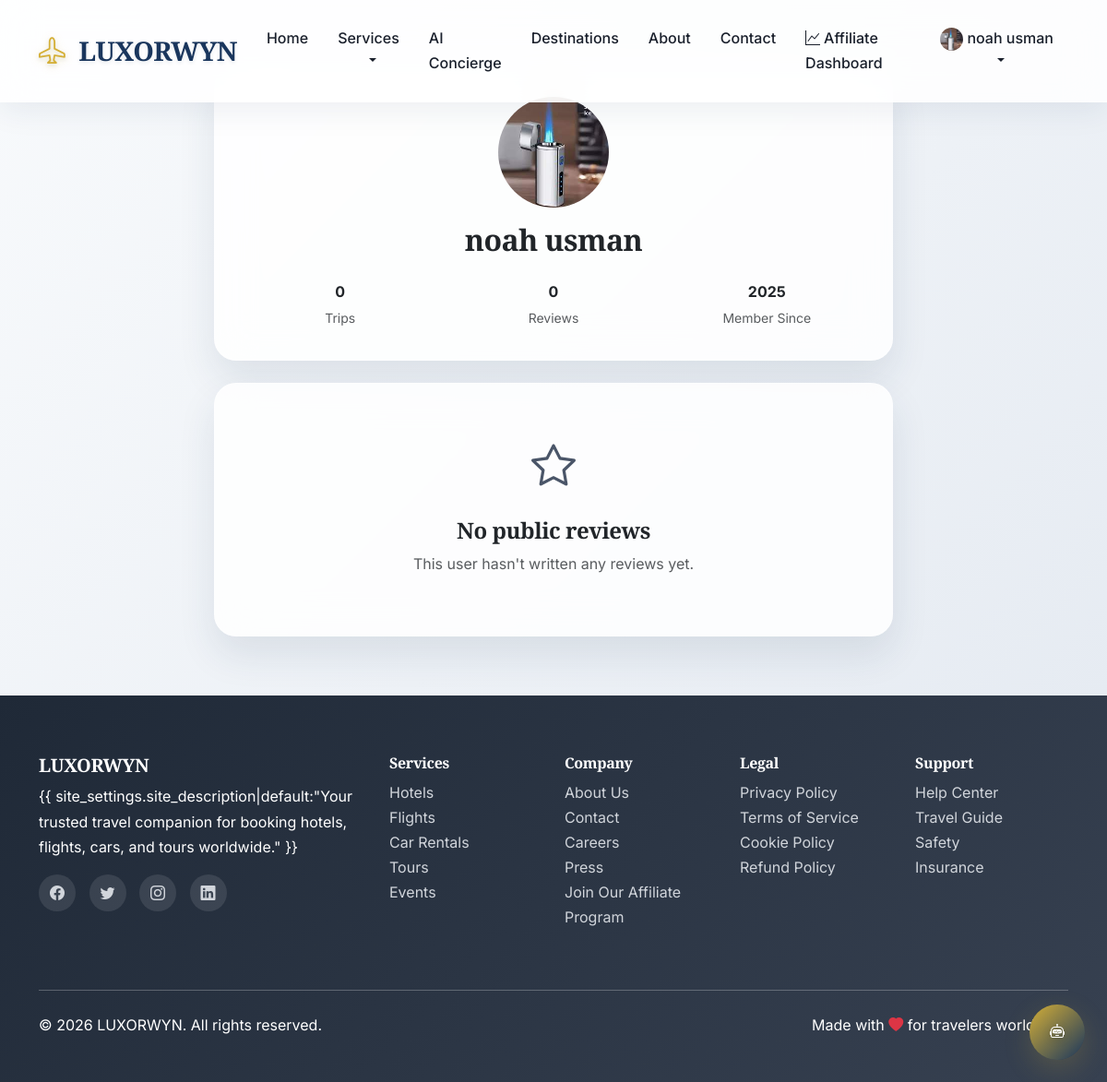
Page /users/public/1/ (signed in) on the committed database.
### core/models.py (models this page shows, shortened)
class SiteSettings(models.Model):
    site_name = models.CharField(max_length=100, default="TravelHub")
    site_description = models.CharField( max_length=500, default="your best travel service")
    default_currency = models.ForeignKey(Currency, on_delete=models.SET_NULL, null=True)
    default_language = models.CharField(max_length=5, default='en')
    commission_rate = models.DecimalField(max_digits=5, decimal_places=2, default=10.0)
    booking_cancellation_hours = models.IntegerField(default=24)
    support_email = models.EmailField(blank=True)
    support_phone = models.CharField(max_length=20, blank=True)
    class Meta:
        verbose_name_plural = "Site Settings"

### users/models.py (models this page shows, shortened)
class User(AbstractUser):
    email = models.EmailField(_('email address'), unique=True)
    username = models.CharField(_('username'), max_length=150, unique=True, blank=True)
    first_name = models.CharField(_('first name'), max_length=150)
    last_name = models.CharField(_('last name'), max_length=150)
    phone = models.CharField(max_length=20, blank=True)
    date_of_birth = models.DateField(null=True, blank=True)
    country = CountryField(blank=True)
    city = models.CharField(max_length=100, blank=True)
    address = models.TextField(blank=True)
    profile_picture = models.ImageField(upload_to='profile_pictures/', blank=True)
    preferred_currency = models.CharField(max_length=3, default='USD')
    preferred_language = models.CharField(max_length=5, default='en')
    is_verified = models.BooleanField(default=False)
    is_premium = models.BooleanField(default=False)
    premium_expires = models.DateTimeField(null=True, blank=True)
    referral_code = models.CharField(max_length=20, unique=True, blank=True)
    referred_by = models.ForeignKey('self', on_delete=models.SET_NULL, null=True, blank=True)
    total_bookings = models.IntegerField(default=0)
    total_spent = MoneyField(max_digits=10, decimal_places=2, default_currency='USD', default=0)
    loyalty_points = models.IntegerField(default=0)
    email_notifications = models.BooleanField(default=True)
    sms_notifications = models.BooleanField(default=False)
    promotional_emails = models.BooleanField(default=True)
    USERNAME_FIELD = 'email'
    REQUIRED_FIELDS = ['first_name', 'last_name', 'username']
    def get_full_name(self):
        return f"{self.first_name} {self.last_name}"

### users/views.py (the view)
# urls.py: path('public/<int:user_id>/', views.public_profile, name='public_profile'),
def public_profile(request, user_id):
    user = get_object_or_404(User, id=user_id)
    public_reviews = Review.objects.filter(user=user, is_approved=True).order_by('-created_at')[:10]
    context = {
        'profile_user': user,
        'public_reviews': public_reviews,
    }
    return render(request, 'users/public_profile.html', context)

### templates/users/public_profile.html (shortened to what this page needs)
{% extends 'base.html' %}
{% block content %}
<div class="container mt-5 pt-4">
    <div class="row">
        <div class="col-lg-8 mx-auto">
            <div class="card mb-4">
                <div class="card-body text-center">
                    {% if profile_user.profile_picture %}
                        <img src="{{ profile_user.profile_picture.url }}" alt="Profile Picture" class="rounded-circle mb-3" width="120" height="120" style="object-fit: cover;">
                    {% else %}
                        <div class="bg-primary rounded-circle d-inline-flex align-items-center justify-content-center mb-3" style="width: 120px; height: 120px;">
                            <i class="bi bi-person-fill text-white" style="font-size: 3rem;"></i>
                        </div>
                    {% endif %}
                    <h2>{{ profile_user.get_full_name }}</h2>
                    <div class="row mt-4">
                        <div class="col-4">
                            <div class="fw-bold">{{ profile_user.total_bookings }}</div>
                            <small class="text-muted">Trips</small>
                        </div>
                        <div class="col-4">
                            <div class="fw-bold">{{ public_reviews|length }}</div>
                            <small class="text-muted">Reviews</small>
                        </div>
                        <div class="col-4">
                            <div class="fw-bold">{{ profile_user.date_joined|date:"Y" }}</div>
                            <small class="text-muted">Member Since</small>
                        </div>
                    </div>
                </div>
            </div>
            {% if public_reviews %}
            <div class="card">
                <div class="card-header">
                    <h5 class="mb-0">Recent Reviews</h5>
                </div>
                <div class="card-body">
                    {% for review in public_reviews %}
                    <div class="border-bottom py-3">
                        <div class="d-flex justify-content-between align-items-start mb-2">
                            <h6 class="mb-0">{{ review.content_object }}</h6>
                            <div class="text-warning">
                                {% for i in "12345" %}
                                    {% if forloop.counter <= review.rating %}
                                        <i class="bi bi-star-fill"></i>
                                    {% else %}
                                        <i class="bi bi-star"></i>
                                    {% endif %}
                                {% endfor %}
                            </div>
                        </div>
                        <p class="mb-1">{{ review.comment }}</p>
                        <small class="text-muted">{{ review.created_at|date:"M d, Y" }}</small>
                    </div>
                    {% endfor %}
                </div>
            </div>
            {% else %}
            <div class="card">
                <div class="card-body text-center py-5">
                    <i class="bi bi-star" style="font-size: 3rem; color: var(--text-secondary);"></i>
                    <h4 class="mt-3">No public reviews</h4>
                    <p class="text-muted">This user hasn't written any reviews yet.</p>
                </div>
            </div>
            {% endif %}
        </div>
    </div>
</div>
{% endblock %}

### templates/base.html (shortened to what this page needs)
<!DOCTYPE html>
<html lang="en">
<head>
        content="{% block og_image %}{% load static %}{% static 'images/og-image.jpg' %}{% endblock %}">
        content="{% block twitter_image %}{% load static %}{% static 'images/og-image.jpg' %}{% endblock %}">
    <link rel="icon" type="image/x-icon" href="{% load static %}{% static 'images/favicon.ico' %}">
    <link rel="apple-touch-icon" sizes="180x180" href="{% load static %}{% static 'images/apple-touch-icon.png' %}">
    <link href="https://cdn.jsdelivr.net/npm/bootstrap@5.3.0/dist/css/bootstrap.min.css" rel="stylesheet">
    <link rel="stylesheet" href="https://cdn.jsdelivr.net/npm/bootstrap-icons@1.10.0/font/bootstrap-icons.css">
</head>
<body>
    <nav class="navbar navbar-expand-lg navbar-light fixed-top">
        <div class="container">
            <a class="navbar-brand" href="{% url 'home' %}">
                <i class="bi bi-airplane"></i> {{ site_settings.site_name|default:"TravelHub" }}
            </a>
            <div class="collapse navbar-collapse" id="navbarNav">
                <ul class="navbar-nav me-auto">
                    <li class="nav-item">
                        <a class="nav-link" href="{% url 'home' %}">Home</a>
                    </li>
                    <li class="nav-item dropdown">
                        <a class="nav-link dropdown-toggle" href="#" id="servicesDropdown" role="button"
                            data-bs-toggle="dropdown">
                            Services
                        </a>
                    </li>
                    <li class="nav-item">
                        <a class="nav-link" href="{% url 'concierge' %}">AI Concierge</a>
                    </li>
                    <li class="nav-item">
                        <a class="nav-link" href="{% url 'destinations' %}">Destinations</a>
                    </li>
                    <li class="nav-item">
                        <a class="nav-link" href="{% url 'about' %}">About</a>
                    </li>
                    <li class="nav-item">
                        <a class="nav-link" href="{% url 'contact' %}">Contact</a>
                    </li>
                </ul>
                <ul class="navbar-nav">
                    {% if user.is_authenticated %}
                    {% if user.affiliate_profile %}
                    <li class="nav-item">
                        <a class="nav-link" href="{% url 'affiliates:dashboard' %}">
                            <i class="bi bi-graph-up me-1"></i>Affiliate Dashboard
                        </a>
                    </li>
                    {% endif %}
                    <li class="nav-item dropdown">
                        <a class="nav-link dropdown-toggle" href="#" id="userDropdown" role="button"
                            data-bs-toggle="dropdown">
                            {% if user.profile_picture %}
                            <img src="{{ user.profile_picture.url }}" alt="Profile" class="rounded-circle" width="25"
                                height="25">
                            {% else %}
                            <i class="bi bi-person-circle"></i>
                            {% endif %}
                            {{ user.get_full_name|default:user.email }}
                        </a>
                    </li>
                    {% endif %}
                </ul>
            </div>
        </div>
    </nav>
    <main>
        {% block content %}{% endblock %}
    </main>
    <footer class="footer">
        <div class="container">
            <div class="row">
                <div class="col-lg-4 mb-4">
                    <h5>{{ site_settings.site_name|default:"TravelHub" }}</h5>
                    <p>{{ site_settings.site_description|default:"Your trusted travel companion for booking hotels,
                        flights, cars, and tours worldwide." }}</p>
                    <div class="social-links">
                        <a href="#"><i class="bi bi-facebook"></i></a>
                        <a href="#"><i class="bi bi-twitter"></i></a>
                        <a href="#"><i class="bi bi-instagram"></i></a>
                        <a href="#"><i class="bi bi-linkedin"></i></a>
                    </div>
                </div>
                <div class="col-lg-2 col-md-6 mb-4">
                    <h6>Services</h6>
                    <ul class="list-unstyled">
                        <li><a href="{% url 'hotels:hotel_list' %}">Hotels</a></li>
                        <li><a href="{% url 'flights:flight_search' %}">Flights</a></li>
                        <li><a href="{% url 'cars:car_list' %}">Car Rentals</a></li>
                        <li><a href="{% url 'tours:tour_list' %}">Tours</a></li>
                        <li><a href="{% url 'events:event_list' %}">Events</a></li>
                    </ul>
                </div>
                <div class="col-lg-2 col-md-6 mb-4">
                    <h6>Company</h6>
                    <ul class="list-unstyled">
                        <li><a href="{% url 'about' %}">About Us</a></li>
                        <li><a href="{% url 'contact' %}">Contact</a></li>
                        <li><a href="#">Careers</a></li>
                        <li><a href="#">Press</a></li>
                        <li><a href="{% url 'affiliates:signup'%}">Join Our Affiliate Program</a></li>
                    </ul>
                </div>
                <div class="col-lg-2 col-md-6 mb-4">
                    <h6>Legal</h6>
                    <ul class="list-unstyled">
                        <li><a href="{% url 'privacy_policy' %}">Privacy Policy</a></li>
                        <li><a href="{% url 'terms_of_service' %}">Terms of Service</a></li>
                        <li><a href="#">Cookie Policy</a></li>
                        <li><a href="#">Refund Policy</a></li>
                    </ul>
                </div>
                <div class="col-lg-2 col-md-6 mb-4">
                    <h6>Support</h6>
                    <ul class="list-unstyled">
                        <li><a href="#">Help Center</a></li>
                        <li><a href="#">Travel Guide</a></li>
                        <li><a href="#">Safety</a></li>
                        <li><a href="#">Insurance</a></li>
                    </ul>
                </div>
            </div>
            <hr class="my-4">
            <div class="row align-items-center">
                <div class="col-md-6">
                    <p>&copy; {% now "Y" %} {{ site_settings.site_name|default:"TravelHub" }}. All rights reserved.</p>
                </div>
                <div class="col-md-6 text-md-end">
                    <p>Made with <i class="bi bi-heart-fill text-danger"></i> for travelers worldwide</p>
                </div>
            </div>
        </div>
    </footer>
    <script src="{% load static %}{% static 'js/booking.js' %}"></script>
    <div class="ai-assistant-button" id="aiAssistantButton" title="Travel Assistant">
        <i class="bi bi-robot"></i>
    </div>
</body>
</html>

### rows in the picture
SiteSettings: site_name "LUXORWYN"
User: profile_picture (picture), get_full_name "noah usman", total_bookings "0", date_joined "2025"

### other values in the picture
{{ public_reviews|length }} "0"
